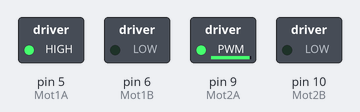
Bench run of a sketch on a simulated Arduino Uno, built with avr-gcc and run on an emulated ATmega328P. Parts: switched loads named in the sketch (green lamp = pin HIGH).

Above: at 0.05 s.
At 8.45 s:
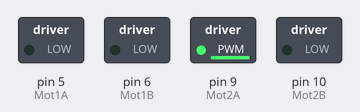
Timing chart, 0 to 9.8 s (numbered marks = the images above):
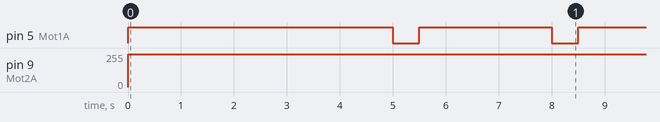

The sketch:

Quadrado.ino
```cpp
// "Mot" Significa: "Motor".

//Motor da esquerda
#define Mot1A 5
#define Mot1B 6

//Motor da direita
#define Mot2A 9
#define Mot2B 10

int Vel_Mot1 = 255;
int Vel_Mot2 = 245;

void setup() {
  pinMode(Mot1A, OUTPUT);
  pinMode(Mot1B, OUTPUT);

  pinMode(Mot2A, OUTPUT);
  pinMode(Mot2B, OUTPUT);
}

void loop() {
  analogWrite(Mot1A, Vel_Mot1);
  digitalWrite(Mot1B, LOW);

  analogWrite(Mot2A, Vel_Mot2);
  digitalWrite(Mot2B, LOW);

  delay(5000);

  digitalWrite(Mot1A, LOW);
  analogWrite(Mot1B, LOW);

  delay(500);

 digitalWrite(Mot1A, Vel_Mot1);
 analogWrite(Mot1B, LOW);

 delay(2500);

 digitalWrite(Mot1A, LOW);
 analogWrite(Mot1B, LOW);

 delay(500);
}
```

Measured:
- by itself, pin 5 (Mot1A): repeats every 8.5 s: LOW 0.50 s, HIGH 2.5 s, LOW 0.50 s, HIGH 5.0 s
- by itself, pin 9 (Mot2A): 0/255 → 245/255 at 0.00 s
